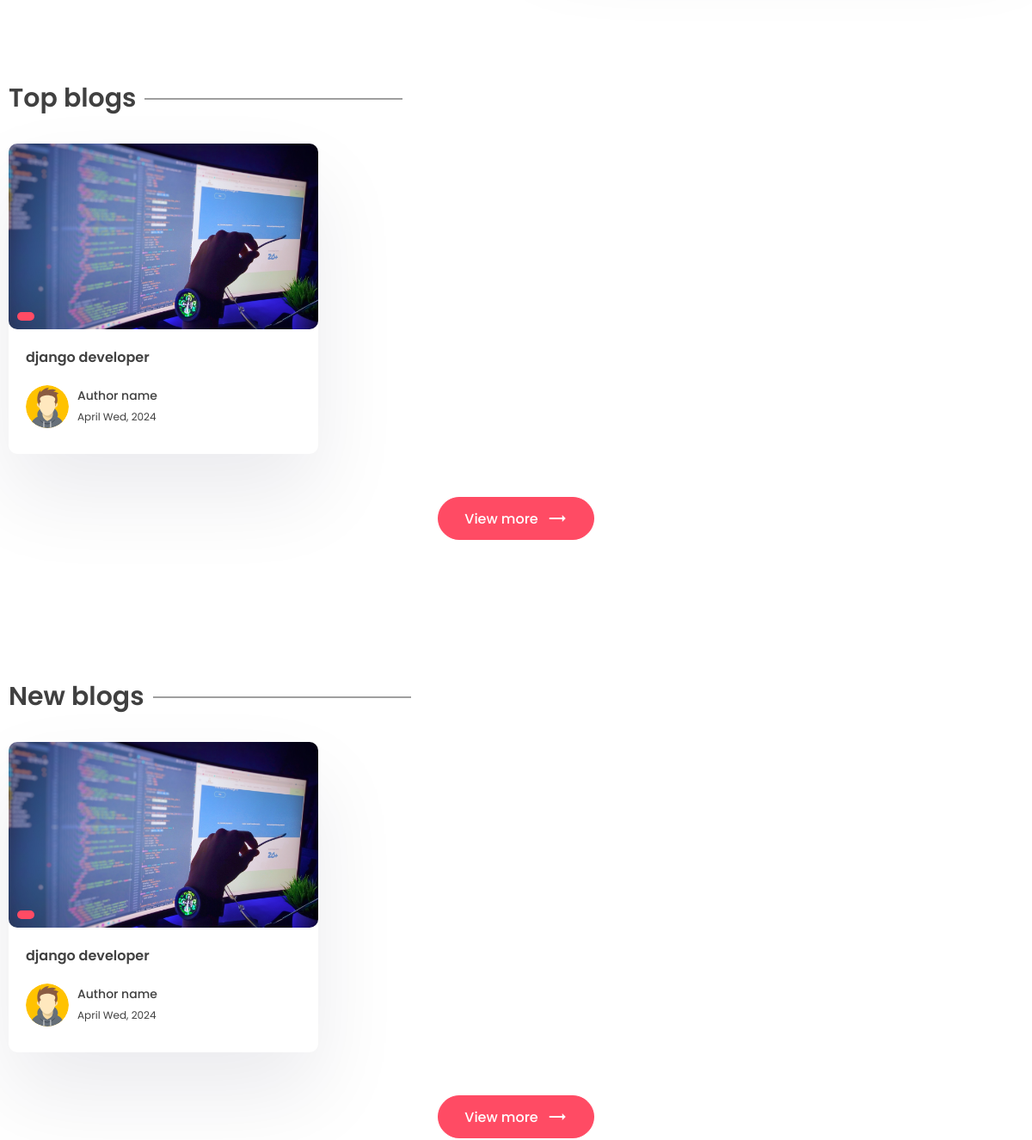
The app's page / (middle part), older data.
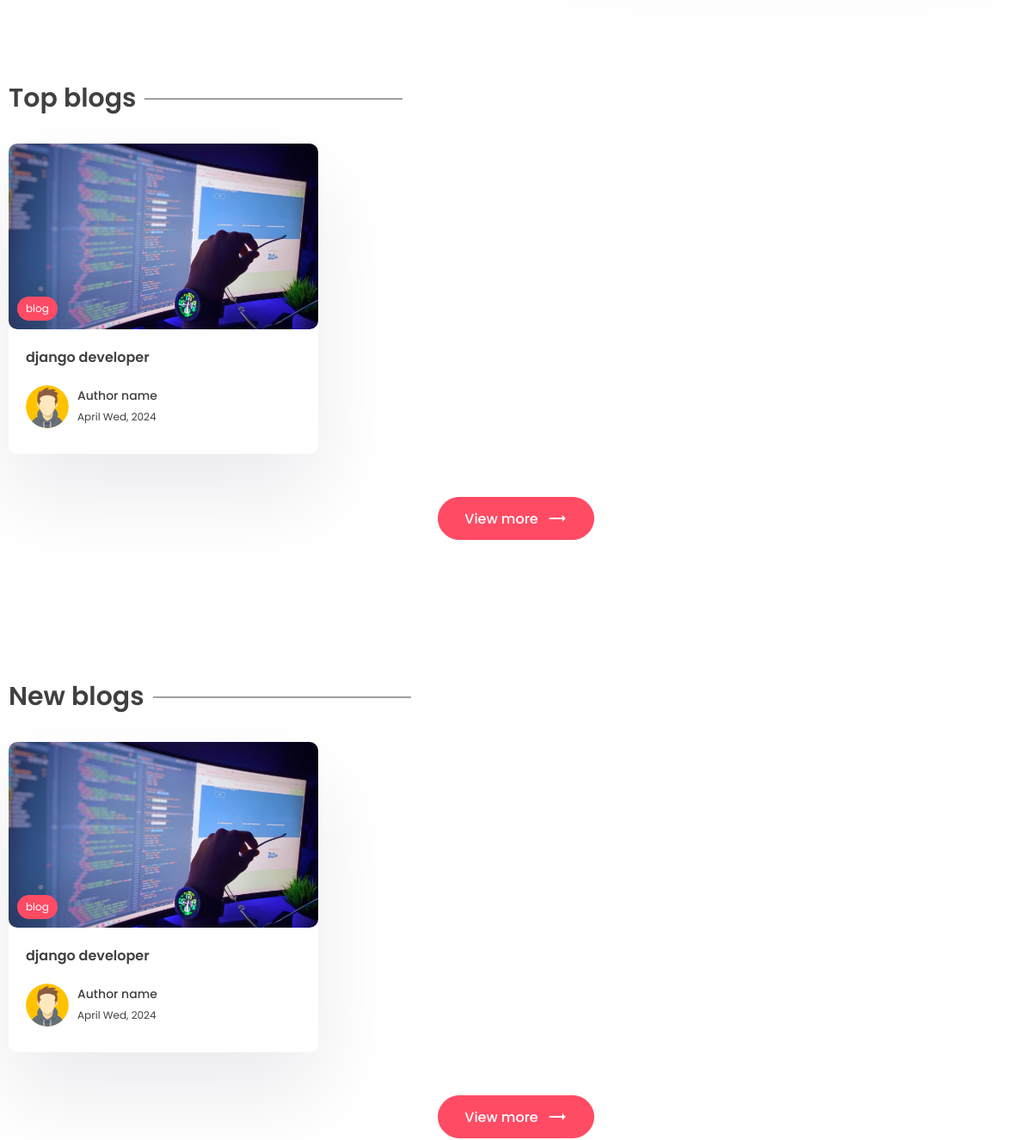
The same page, newer data.
### home/models.py (models this page shows, shortened)
class Post(models.Model):
    title = models.CharField(max_length=100)
    content = models.TextField()
    image = models.ImageField(upload_to='images/')
    slug = models.SlugField(max_length=100)
    tag = models.ManyToManyField('Tag', blank=True, related_name='post')
    created_at = models.DateTimeField(auto_now_add=True)
    updated_at = models.DateTimeField(auto_now=True)
    view_count = models.IntegerField(null=True, blank=True)

class Tag(models.Model):
    name = models.CharField(max_length=100, unique=True)
    description = models.TextField()
    slug = models.SlugField(max_length=100, unique=True)

### home/views.py (the view)
# urls.py: path('', views.HomeView.as_view(), name='home'),
class HomeView(View):
    template_name = 'home/home.html'
    def get(self, request):
        posts = Post.objects.all()
        context = {
            'posts':posts
        }
        return render(request, self.template_name, context)

### home/templates/home/home.html (shortened to what this page needs)
{% extends 'index.html' %}
{% load static %}
{% block content %}
    <section class="sp">
    </section>
    <section class="sp">
        <div class="container">
            <h1 class="sec-title">Top blogs</h1>
            <div class="grid-3">
                {% for post in posts %}
                    <a href="{% url 'home:post_detail' post.slug %}">
                        <div class="card">
                            <div class="post-img">
                                <img src="{{ post.image.url }}" alt=""/>
                                <div class="tag">{{ post.tag.all.0.name }}</div>
                            </div>
                            <div class="card-content">
                                <h3>
                                    {{ post.title }}
                                </h3>
                                <div class="author">
                                    <div class="profile-pic">
                                        <img src="{% static 'img/author.svg' %}" alt=""/>
                                    </div>
                                    <div class="details">
                                        <p>Author name</p>
                                        <small>{{ post.created_at|date:'F D, Y' }}</small>
                                    </div>
                                </div>
                            </div>
                        </div>
                    </a>
                {% endfor %}
            </div>
            <center>
                <a href="">
                    <button class="btn btn-primary rounded view">
                        View more <span class="material-icons"> trending_flat </span>
                    </button>
                </a>
            </center>
        </div>
    </section>
    <section class="sp">
        <div class="container">
            <h1 class="sec-title">New blogs</h1>
            <div class="grid-3">
                {% for post in posts %}
                    <a href="{% url 'home:post_detail' post.slug %}">
                        <div class="card">
                            <div class="post-img">
                                <img src="{{ post.image.url }}" alt=""/>
                                <div class="tag">{{ post.tag.all.0.name }}</div>
                            </div>
                            <div class="card-content">
                                <h3>
                                    {{ post.title }}
                                </h3>
                                <div class="author">
                                    <div class="profile-pic">
                                        <img src="{% static 'img/author.svg' %}" alt=""/>
                                    </div>
                                    <div class="details">
                                        <p>Author name</p>
                                        <small>{{ post.created_at|date:'F D, Y' }}</small>
                                    </div>
                                </div>
                            </div>
                        </div>
                    </a>
                {% endfor %}
            </div>
            <center>
                <a href="">
                    <button class="btn btn-primary rounded view">
                        View more <span class="material-icons"> trending_flat </span>
                    </button>
                </a>
            </center>
        </div>
    </section>
{% endblock %}

Row changes from the older to the newer data that the page shows:
changed Post "django developer": tag.all.0.name (not shown) → "blog"
